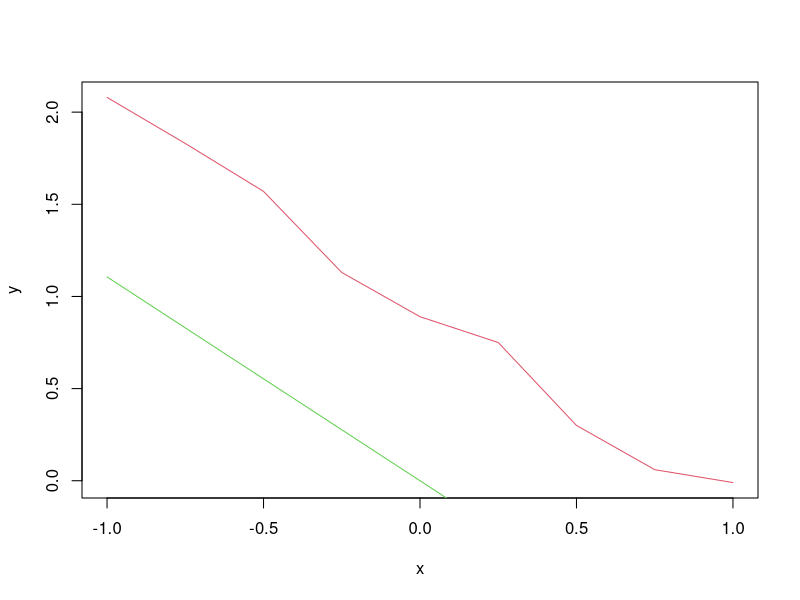
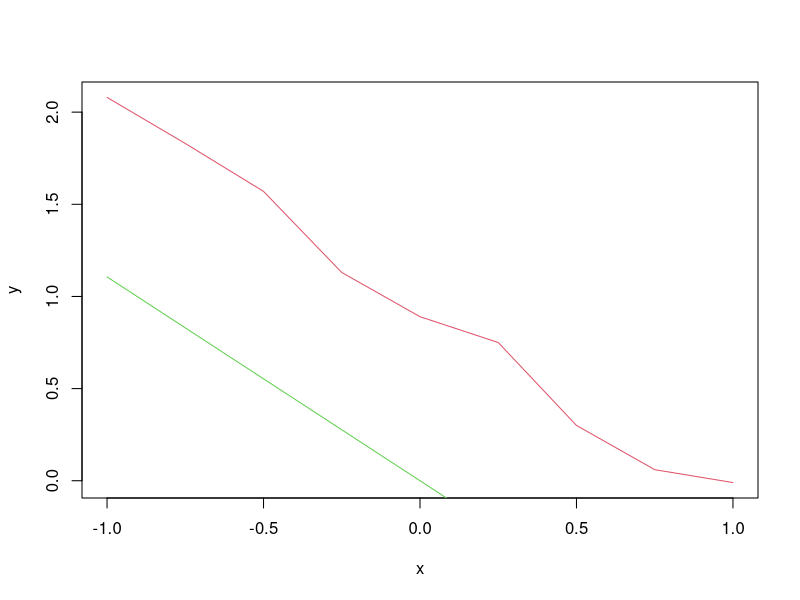
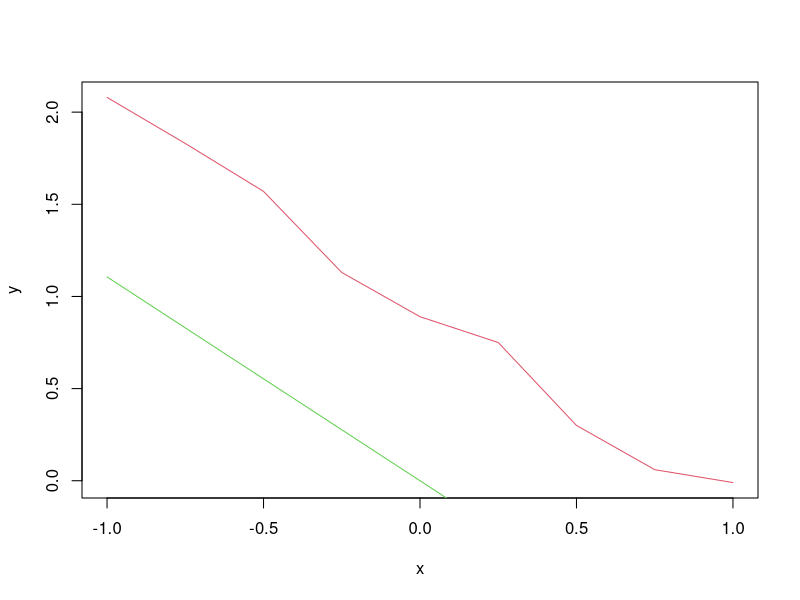
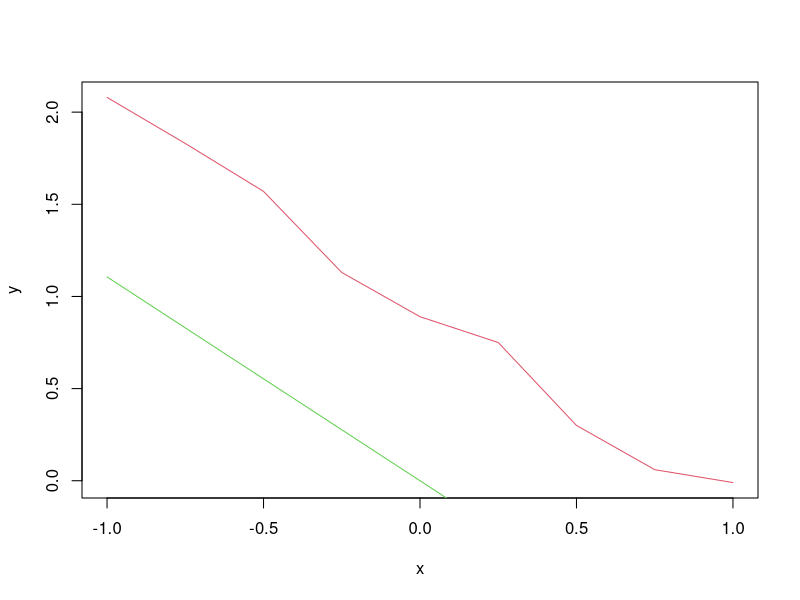
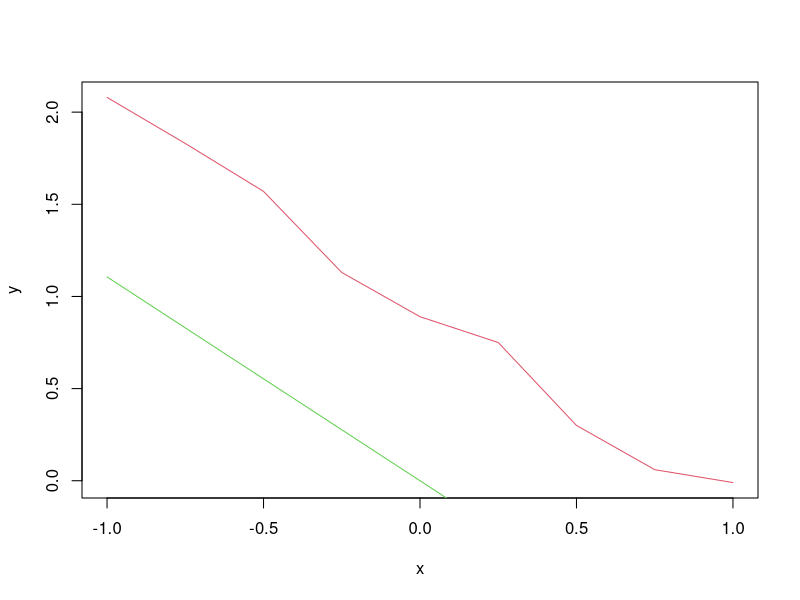
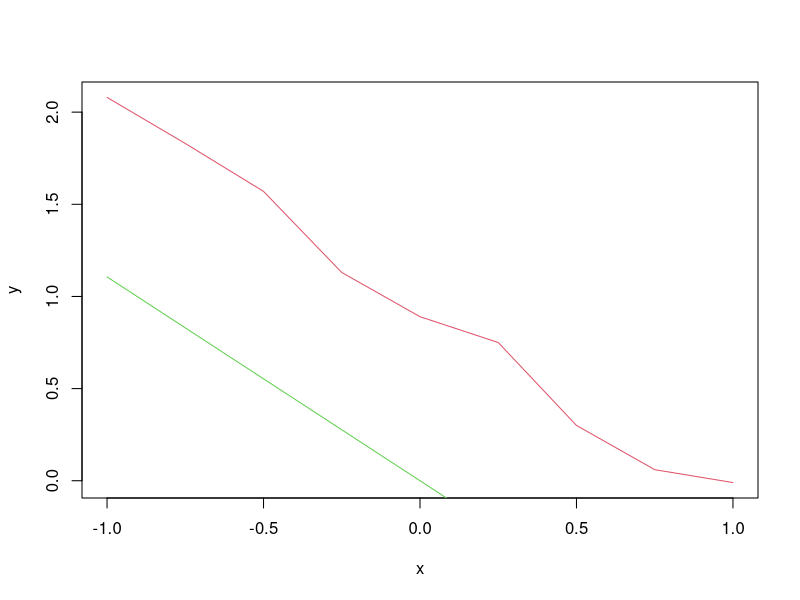
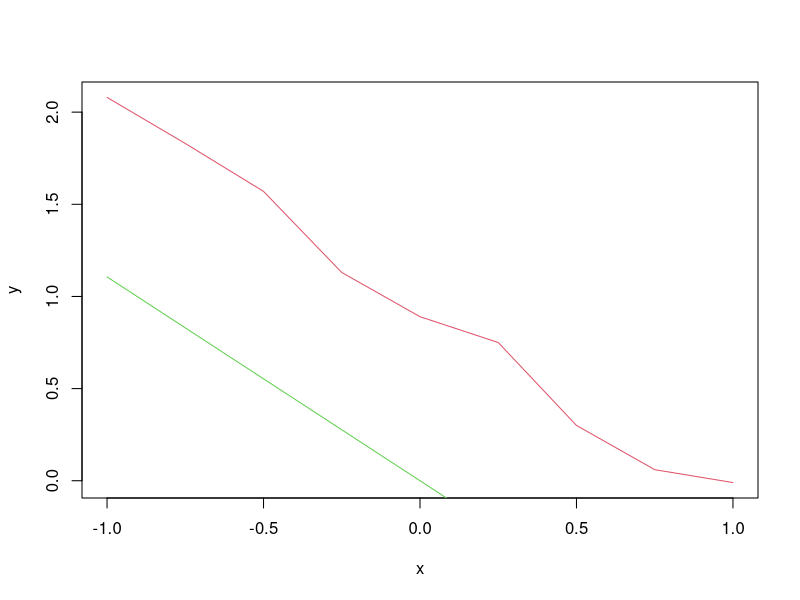
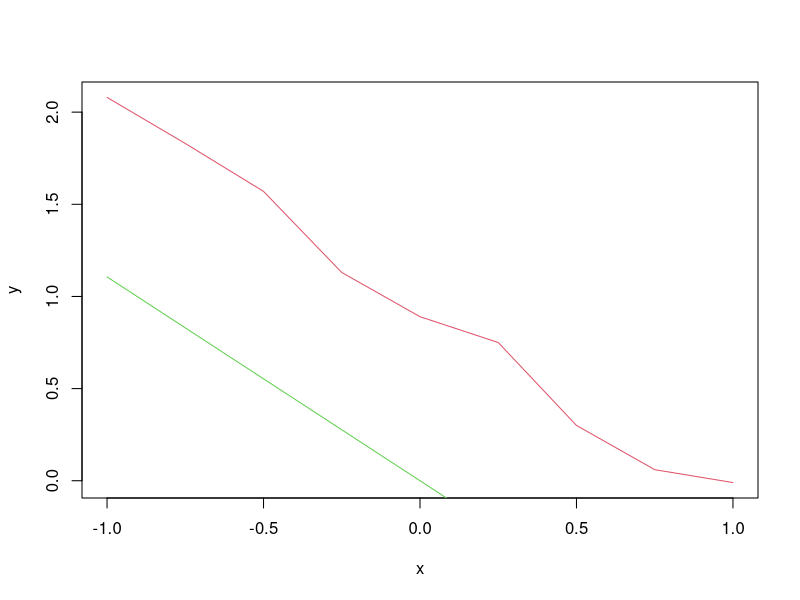

Generate these figures, in order, with R:
## ---- chunk 1
# no pec
## ---- chunk 2
# Олон гишүүнтийн санг дуудах
library(polynom)

# Биномт тархалтын хувьд **I** эрэмбийн төвийн момент
M1 <- 0

# M_1 бодож байна. Олон гишүүнтийн аргумент `x` хувьсагч байна.
for(k in 1:10){ M1 <- M1 + k*choose(10,k)*poly.calc(rep(0,k))*(-1)**k*poly.calc(rep(1,10-k)) }
# Үр дүнг харах
M1

# **p** параметрын утгыг олвол,
# 10 p = 6.8
p <- 6.8/10

## ---- chunk 3
# Олон гишүүнтийн санг дуудах
library(polynom)

# Биномт тархалтын хувьд **I** эрэмбийн төвийн момент
M1 <- 0

# M_1 бодож байна. Олон гишүүнтийн аргумент `x` хувьсагч байна.
for(k in 1:10){ M1 <- M1 + k*choose(10,k)*poly.calc(rep(0,k))*(-1)**k*poly.calc(rep(1,10-k)) }
# Үр дүнг харах
M1

# **p** параметрын утгыг олвол,
# 10 p = 6.8
p <- 6.8/10
## ---- chunk 4
x <- c(-1, -0.75, -0.5, -0.25, 0.0, 0.25, 0.5, 0.75, 1.0)
y <- c(2.08, 1.83, 1.57, 1.13, 0.89, 0.75, 0.30, 0.06, -0.01)
n <- 9
## ---- chunk 5
# x, y -ын дундаж
Mx <- mean(x)
My <- mean(y)
# xy, x*x -ын дундаж
Mxy <- mean(x*y)
Mxx <- mean(x**2)

# коеффициентуудыг олвол,
a1 <- (Mxy - Mx*My)/(Mxx - Mx**2)
a2 <- n*(Mx**2*My - Mx*Mxy)/(Mxx -Mx**2)

# регрессын тэгшитгэлийг бодож зурвал,
y_lin  <- a1*x + a2
plot(x,y,type="l",col=2)
lines(x,y_lin,col=3)
## ---- chunk 6
# x, y -ын дундаж
Mx <- mean(x)
My <- mean(y)
# xy, x*x -ын дундаж
Mxy <- mean(x*y)
Mxx <- mean(x**2)

# коеффициентуудыг олвол,
a1 <- (Mxy - Mx*My)/(Mxx - Mx**2)
a2 <- n*(Mx**2*My - Mx*Mxy)/(Mxx -Mx**2)

# регрессын тэгшитгэлийг бодож зурвал,
y_lin  <- a1*x + a2
plot(x,y,type="l",col=2)
lines(x,y_lin,col=3)
## ---- chunk 7
x <- c(-1, -0.75, -0.5, -0.25, 0.0, 0.25, 0.5, 0.75, 1.0)
y <- c(2.08, 1.83, 1.57, 1.13, 0.89, 0.75, 0.30, 0.06, -0.01)
n <- 9
## ---- chunk 8
# x, y -ын дундаж
Mx <- mean(x)
My <- mean(y)
# xy, x^2 -ын дундаж
Mxy <- mean(x*y)
Mxx <- mean(x**2)

# коеффициентуудыг олвол,
a1 <- (Mxy - Mx*My)/(Mxx - Mx**2)
a2 <- n*(Mx**2*My - Mx*Mxy)/(Mxx -Mx**2)

# регрессын тэгшитгэлийг бодож зурвал,
y_lin  <- a1*x + a2
plot(x,y,type="l",col=2)
lines(x,y_lin,col=3)
## ---- chunk 9
# x, y -ын дундаж
Mx <- mean(x)
My <- mean(y)
# xy, x*x -ын дундаж
Mxy <- mean(x*y)
Mxx <- mean(x**2)

# коеффициентуудыг олвол,
a1 <- (Mxy - Mx*My)/(Mxx - Mx**2)
a2 <- n*(Mx**2*My - Mx*Mxy)/(Mxx -Mx**2)

# регрессын тэгшитгэлийг бодож зурвал,
y_lin  <- a1*x + a2
plot(x,y,type="l",col=2)
lines(x,y_lin,col=3)
## ---- chunk 10
x <- c(-1, -0.75, -0.5, -0.25, 0.0, 0.25, 0.5, 0.75, 1.0)
y <- c(2.08, 1.83, 1.57, 1.13, 0.89, 0.75, 0.30, 0.06, -0.01)
n <- 9
## ---- chunk 11
# x, y -ын дундаж
Mx <- mean(x)
My <- mean(y)
# xy, x^2 -ын дундаж
Mxy <- mean(x*y)
Mxx <- mean(x**2)

# коеффициентуудыг олвол,
a1 <- (Mxy - Mx*My)/(Mxx - Mx**2)
a2 <- n*(Mx**2*My - Mx*Mxy)/(Mxx -Mx**2)

# регрессын тэгшитгэлийг бодож зурвал,
y_lin  <- a1*x + a2
plot(x,y,type="l",col=2)
lines(x,y_lin,col=3)
## ---- chunk 12
# x, y -ын дундаж
Mx <- mean(x)
My <- mean(y)
# xy, x*x -ын дундаж
Mxy <- mean(x*y)
Mxx <- mean(x**2)

# коеффициентуудыг олвол,
a1 <- (Mxy - Mx*My)/(Mxx - Mx**2)
a2 <- n*(Mx**2*My - Mx*Mxy)/(Mxx -Mx**2)

# регрессын тэгшитгэлийг бодож зурвал,
y_lin  <- a1*x + a2
plot(x,y,type="l",col=2)
lines(x,y_lin,col=3)
## ---- chunk 13
# Загвар түүвэр
t <- c(-3240, 1960, -2902, -2512, -2204, -4007, -537, 928, -2026, 5925, 5516, 1905, -4476, 1642, -3848, 2096, 3471, 2028, -5266, -1358, 68, 4554, -389, -160, -51, -1243, 1430, -1772, -414, -426)/1000

# x,y санамсаргүй хэмжигдэхүүний хослол түүвэр
x <- c(-1, -0.75, -0.5, -0.25, 0.0, 0.25, 0.5, 0.75, 1.0)
y <- c(2.08, 1.83, 1.57, 1.13, 0.89, 0.75, 0.30, 0.06, -0.01)

# түүврийн тоо
n <- 9

# x, y -ын дундаж
Mx <- mean(x)
My <- mean(y)

# xy, xx -ын дундаж
Mxy <- mean(x*y)
Mxx <- mean(x**2)

# коеффициентуудыг олвол,
a1 <- (Mxy - Mx*My)/(Mxx - Mx**2)
a2 <- n*(Mx**2*My - Mx*Mxy)/(Mxx -Mx**2)
rm(Mx,My,Mxx,Mxy)
# регрессын тэгшитгэлийг бодох,
y_lin  <- a1*x + a2
#plot(x,y,type="l",col=2)
## ---- chunk 14
# x, y -ын дундаж
Mx <- mean(x)
My <- mean(y)
# xy, x^2 -ын дундаж
Mxy <- mean(x*y)
Mxx <- mean(x**2)

# коеффициентуудыг олвол,
a1 <- (Mxy - Mx*My)/(Mxx - Mx**2)
a2 <- n*(Mx**2*My - Mx*Mxy)/(Mxx -Mx**2)

# регрессын тэгшитгэлийг бодож зурвал,
y_lin  <- a1*x + a2
plot(x,y,type="l",col=2)
lines(x,y_lin,col=3)
## ---- chunk 15
# x, y -ын дундаж
Mx <- mean(x)
My <- mean(y)
# xy, x*x -ын дундаж
Mxy <- mean(x*y)
Mxx <- mean(x**2)

# коеффициентуудыг олвол,
a1 <- (Mxy - Mx*My)/(Mxx - Mx**2)
a2 <- n*(Mx**2*My - Mx*Mxy)/(Mxx -Mx**2)

# регрессын тэгшитгэлийг бодож зурвал,
y_lin  <- a1*x + a2
plot(x,y,type="l",col=2)
lines(x,y_lin,col=3)
